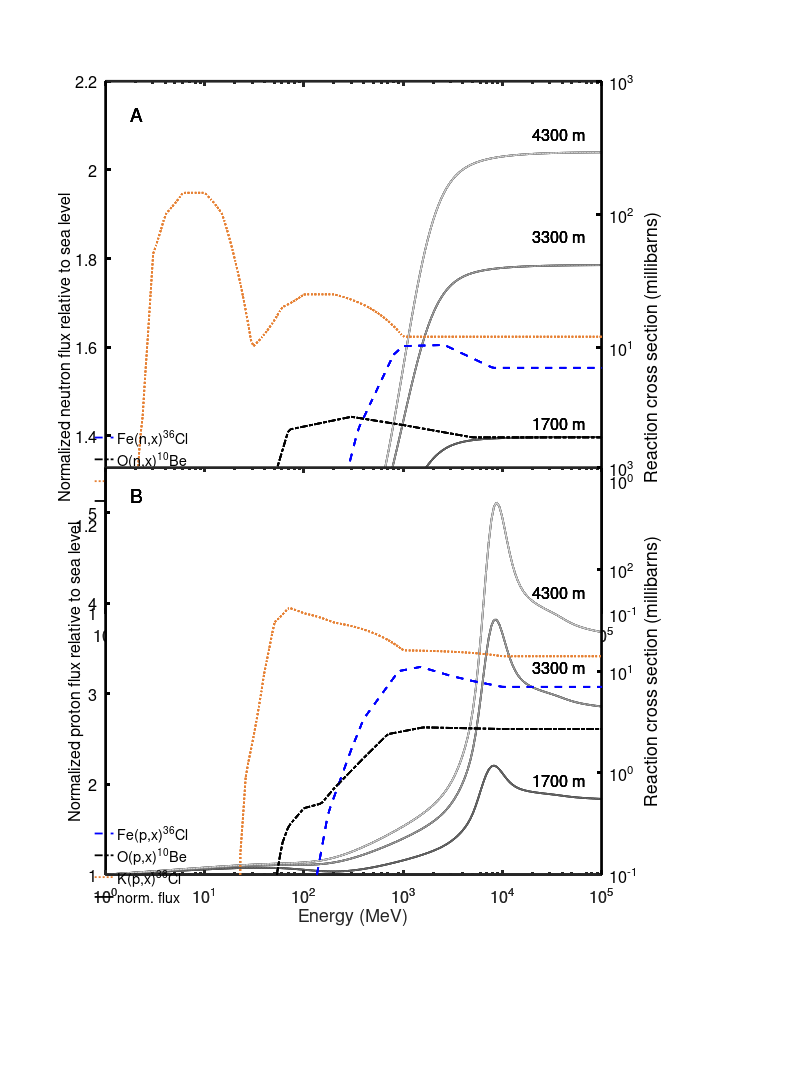

Reproduce this figure in MATLAB.
function [] = Fluxes_Plot()

%Makes Figure 1, a plot of normalized particles fluxes and excitation functions
clf

% Some parameters, note that Rc and SPhi are averages for last 21000 years
% at the Sierra Nevada locations.

  Rc = 6.3 % cutoff rigidity
  s = 462 % SPhi
  w = 0.066 % water content of the ground
  nuclide = 56

load consts_LSD.mat;

%%%%%%%%%%%%%%%%%%%%%%%%%%%%%%%%%%%%%%%%%%%%%%%%%%%%%%%%%%%%%%%%%%%%%%%%%%%%%%%%
%%%%%%%%%%%%%%%%%%%%%%%%%%%%% Neutrons %%%%%%%%%%%%%%%%%%%%%%%%%%%%%%%%%%%%%%%%%
%%%%%%%%%%%%%%%%%%%%%%%%%%%%%%%%%%%%%%%%%%%%%%%%%%%%%%%%%%%%%%%%%%%%%%%%%%%%%%%%

%Define pressures that we will plot
pressures = [1033,830.9,683.2,603.0]
%setup subplot for neutrons
subplot(2,1,1);

h = subplot(2,1,1);
p = get(h, 'position')
p(3) = .8
%p(4) = .225*1200/900
set(h, 'position', p);

for i = 1:4

  h = pressures(1,i)

% The next section is from Lifton et al. (2014):

%%%%%%%%%%%%%%%%%%%%%%%%%%%%%%%%%%%%%%%%%%%%%%%%%%%%%%%%%%%%%%%%%%%%%%%%%%%%%%%%
% Sato et al. (2008) Neutron Spectrum
% Analytical Function Approximation (PARMA)
% Implemented in MATLAB by Nat Lifton, 2013
% Purdue University, nlifton@purdue.edu

% Copyright 2013, Purdue University
% All rights reserved
% Developed in part with funding from the National Science Foundation.
%
% This program is free software; you can redistribute it and/or modify
% it under the terms of the GNU General Public License, version 3,
% as published by the Free Software Foundation (www.fsf.org).

x = h.*1.019716; % Convert pressure (hPa) to atm depth (g/cm2)

% E = logspace(-8,5,1000);
E = logspace(0,5.3010,200);
% E = [1.1295 11.295 112.95 1129.5 11295];

% Flatten low rigidities.

lowRc = find(Rc < 1.0);
Rc(lowRc) = 1.0 + zeros(size(lowRc));

%nflux = zeros(length(Rc));

%w = 0.2; % water content, from 0-1
%s = 1700;
%Rc = 12;
%x = 1030;
Et = 2.5e-8; % Thermal Neutron Energy in MeV

% Integrated neutron flux <15 MeV

smin = 400; %units of MV
smax = 1200; %units of MV

a6 = 1.8882e-4;
a7 = 4.4791e-1;
a8 = 1.4361e-3;
a12 = 1.4109e-2;

b11min = 2.5702e1;
b11max = -6.9221;
b12min = -5.0931e-1;
b12max = 1.1336;
b13min= 7.4650;
b13max = 2.6961e1;
b14min = 1.2313e1;
b14max = 1.1746e1;
b15min = 1.0498;
b15max = 2.6171;
b21min = 6.5143e-3;
b21max = 5.3211e-3;
b22min = 3.3511e-5;
b22max = 8.4899e-5;
b23min = 9.4415e-4;
b23max = 2.0704e-3;
b24min = 1.2088e1;
b24max = 1.1714e1;
b25min = 2.7782;
b25max = 3.8051;
b31min = 9.8364e-1;
b31max = 9.7536e-1;
b32min = 1.4964e-4;
b32max = 6.4733e-4;
b33min = -7.3249e-1;
b33max = -2.2750e-1;
b34min = -1.4381;
b34max = 2.0713;
b35min = 2.7448;
b35max = 2.1689;
b41min = 8.8681e-3;
b41max = 9.1435e-3;
b42min = -4.3322e-5;
b42max = -6.4855e-5;
b43min = 1.7293e-2;
b43max = 5.8179e-3;
b44min = -1.0836;
b44max = 1.0168;
b45min = 2.6602;
b45max = 2.4504;

b121 = 9.31e-1;
b122 = 3.70e-2;
b123 = -2.02;
b124 = 2.12;
b125 = 5.34;
b131 = 6.67e-4;
b132 = -1.19e-5;
b133 = 1.00e-4;
b134 = 1.45;
b135 = 4.29;

% Basic Spectrum

b51 = 9.7337e-4;
b52 = -9.6635e-5;
b53 = 1.2121e-2;
b54 = 7.1726;
b55 = 1.4601;
b91 = 5.7199e2;
b92 = 7.1293;
b93 = -1.0703e2;
b94 = 1.8538;
b95 = 1.2142;
b101 = 6.8552e-4;
b102 = 2.7136e-5;
b103 = 5.7823e-4;
b104 = 8.8534;
b105 = 3.6417;
b111 = -5.0800e-1;
b112 = 1.4783e-1;
b113 = 1.0068;
b114 = 9.1556;
b115 = 1.6369;

c1 = 2.3555e-1; % lethargy^-1
c2 = 2.3779; % MeV
c3 = 7.2597e-1;
c5 = 1.2391e2; % MeV
c6 = 2.2318; % MeV
c7 = 1.0791e-3; % lethargy^-1
c8 = 3.6435e-12; % MeV
c9 = 1.6595;
c10 = 8.4782e-8; % MeV
c11 = 1.5054;

% Ground-Level Spectrum

h31 = -2.5184e1;
h32 = 2.7298;
h33 = 7.1526e-2;
h51 = 3.4790e-1;
h52 = 3.3493;
h53 = -1.5744;

g1 = -0.023499;
g2 = -0.012938;
g3 = 10.^(h31 + h32./(w + h33));
g4 = 9.6889e-1;
g5 = h51 + h52.*w + h53.*(w.^2);

fG = 10.^(g1 + g2.*log10(E./g3).*(1-tanh(g4.*log10(E./g5))));

% Thermal Neutron Spectrum

h61 = 1.1800e-1;
h62 = 1.4438e-1;
h63 = 3.8733;
h64 = 6.5298e-1;
h65 = 4.2752e1;

g6 = (h61 + h62.*exp(-h63.*w))./(1 + h64.*exp(-h65.*w));

PhiT = g6.*((E./Et).^2).*exp(-E./Et);

% Total Ground-Level Flux

PhiB = zeros(1,length(E));
PhiG = zeros(1,length(E));
PhiGMev = zeros(1,length(E));
p10n = zeros(1,length(E));
p14n = zeros(1,length(E));
p26n = zeros(1,length(E));
p3n = zeros(1,length(E));
p36Can = zeros(1,length(E));
p36Kn = zeros(1,length(E));
p36Tin = zeros(1,length(E));
p36Fen = zeros(1,length(E));

for a = 1:length(Rc)

    a1min = b11min + b12min.*Rc(a) + b13min./(1 + exp((Rc(a) - b14min)./b15min));
    a1max = b11max + b12max.*Rc(a) + b13max./(1 + exp((Rc(a) - b14max)./b15max));
    a2min = b21min + b22min.*Rc(a) + b23min./(1 + exp((Rc(a) - b24min)./b25min));
    a2max = b21max + b22max.*Rc(a) + b23max./(1 + exp((Rc(a) - b24max)./b25max));
    a3min = b31min + b32min.*Rc(a) + b33min./(1 + exp((Rc(a) - b34min)./b35min));
    a3max = b31max + b32max.*Rc(a) + b33max./(1 + exp((Rc(a) - b34max)./b35max));
    a4min = b41min + b42min.*Rc(a) + b43min./(1 + exp((Rc(a) - b44min)./b45min));
    a4max = b41max + b42max.*Rc(a) + b43max./(1 + exp((Rc(a) - b44max)./b45max));

    a5 = b51 + b52.*Rc(a) + b53./(1 + exp((Rc(a) - b54)./b55));
    a9 = b91 + b92.*Rc(a) + b93./(1 + exp((Rc(a) - b94)./b95));
    a10 = b101 + b102.*Rc(a) + b103./(1 + exp((Rc(a) - b104)./b105));
    a11 = b111 + b112.*Rc(a) + b113./(1 + exp((Rc(a) - b114)./b115));

    b5 = b121 + b122.*Rc(a) + b123./(1 + exp((Rc(a) - b124)./b125));
    b6 = b131 + b132.*Rc(a) + b133./(1 + exp((Rc(a) - b134)./b135));

    c4 = a5 + a6.*x./(1 + a7.*exp(a8.*x)); % lethargy^-1
    c12 = a9.*(exp(-a10.*x) + a11.*exp(-a12.*x)); % MeV

    PhiLmin = a1min.*(exp(-a2min.*x) - a3min.*exp(-a4min.*x)); %length of Rc
    PhiLmax = a1max.*(exp(-a2max.*x) - a3max.*exp(-a4max.*x)); %length of Rc

    f3 = b5 + b6.*x;
    f2 = (PhiLmin - PhiLmax)./(smin.^f3 - smax.^f3);
    f1 = PhiLmin - f2.*smin.^f3;

    PhiL = f1 + f2.*s(a).^f3;

    PhiB = (c1.*(E./c2).^c3).*exp(-E./c2) + c4.*exp((-(log10(E) - log10(c5)).^2)./(2.*(log10(c6)).^2))...
    + c7.*log10(E./c8).*(1 + tanh(c9.*log10(E./c10))).*(1 - tanh(c11.*log10(E./c12)));

    PhiG = PhiL.*(PhiB.*fG + PhiT);
    PhiGMev = PhiG./E;

    clipindex = find(E <= 1, 1, 'last' ); %Make sure the clip index is consistent with the definition of E above

end

N.E = E;
N.PhiG(i,:) = PhiG./PhiG(1,1);

%%%%%%%%%%%%%%%%%%%%%%%%%%%%%%%%%%%%%%%%%%%%%%%%%%%%%%%%%%%%%%%%%%%%%%%%%%%%%%%%

%Plot the neutron spectra and excitation functions
hold on
box on

  [AX1,H1,H2] = plotyy(E,PhiG./PhiG(1,1)./N.PhiG(1,:),E,consts.FenxCl36,@semilogx,@semilogy);
 set(AX1(2),'fontsize',18,'ycolor','k')
 set(H2,'linestyle',':','linewidth',2,'color','b','linestyle','--')
 set(H1,'linewidth',2,'color',[.5,.5,.5])

 [AX2,H1,H5] = plotyy(E,PhiG./PhiG(1,1)./N.PhiG(1,:),E,consts.O16nxBe10,@semilogx,@semilogx);
 set(H1,'linewidth',2,'color','k')
 set(H5,'linewidth',2,'color','k','linestyle','-.')

  [AX2,H3,H4] = plotyy(E,PhiG./PhiG(1,1)./N.PhiG(1,:),E,consts.KnxCl36,@semilogx,@semilogx);
 set(AX2(1),'ycolor',[0,0,0],'fontsize',18,'XMinorTick','on','linewidth',3)
 set(AX2(2),'ycolor','k','fontsize',18,'XMinorTick','on','linewidth',3)
 set(H4,'linestyle',':','linewidth',2,'color',[.9,.5,.2])
 set(H3,'linewidth',2,'color',i*[.2,.2,.2])
 set(AX2(1),'YLim',[1 2.2])
 set(AX2(2),'YLim',[.1 1000])
 set(AX2,'XLim',[0 100000])

 xlabel('Energy (MeV)','fontsize',20)
 ylabel(AX1(1),'Normalized neutron flux relative to sea level','fontsize',18)
 ylabel(AX1(2),'Reaction cross section (millibarns)')
 h1 = legend([H2,H5,H4,H1],'Fe(n,x)^{36}Cl','O(n,x)^{10}Be','K(n,x)^{36}Cl','norm. flux','Location','southwest','fontsize',16)
 legend boxoff
 set(h1,'position',[.075,.453,0,0])
 text(20000,2.08,'4300 m','fontsize',18)
 text(20000,1.85,'3300 m','fontsize',18)
 text(20000,1.43,'1700 m','fontsize',18)
 text(1.8,2.125,'A','fontsize',21)


end

%%%%%%%%%%%%%%%%%%%%%%%%%%%%%%%%%%%%%%%%%%%%%%%%%%%%%%%%%%%%%%%%%%%%%%%%%%%%%%%%
%%%%%%%%%%%%%%%%%%%%%%%%%%%%% Protons %%%%%%%%%%%%%%%%%%%%%%%%%%%%%%%%%%%%%%%%%%
%%%%%%%%%%%%%%%%%%%%%%%%%%%%%%%%%%%%%%%%%%%%%%%%%%%%%%%%%%%%%%%%%%%%%%%%%%%%%%%%

%Define pressures
pressures = [1033,830.9,683.2,603.0]
%Setup second subplot
subplot(2,1,2);

%Adjust position of subplots
h = subplot(2,1,2);
p = get(h, 'position')
p(2) = p(2) + 0.325;
p(3) = .8
p(4) = 1.35*.06*1200/775
set(h, 'position', p);

%loop over pressures
for i = 1:4

  h = pressures(1,i)

% Sato et al. (2008) Neutron Spectrum
% Analytical Function Approximation (PARMA)
% Implemented in MATLAB by Nat Lifton, 2013
% Purdue University, nlifton@purdue.edu

% Copyright 2013, Purdue University
% All rights reserved
% Developed in part with funding from the National Science Foundation.
%
% This program is free software; you can redistribute it and/or modify
% it under the terms of the GNU General Public License, version 3,
% as published by the Free Software Foundation (www.fsf.org).

x = h.*1.019716; % Convert pressure (hPa) to atm depth (g/cm2)

E = logspace(0,5.3010,200);
% E = [1.1295 11.295 112.95 1129.5 11295];

A = 1;
Z = 1;
Ep = 938.27; % Rest mass of a proton
U = (4-1.675).*pi.*A./Z.*1e-7; % Unit conversion factor

% Flatten low rigidities.

lowRc = find(Rc < 1.0);
Rc(lowRc) = 1.0 + zeros(size(lowRc));

% Primary spectrum

smin = 400; %units of MV
smax = 1200; %units of MV

a1 = 2.1153;
a2 = 4.4511e-1;
a3 = 1.0064e-2;
a4 = 3.9564e-2;
a5 = 2.9236;
a6 = 2.7076;
a7 = 1.2663e4;
a8 = 4.8288e3;
a9 = 3.2822e4;
a10 = 7.4378e3;
a11 = 3.4643;
a12 = 1.6752;
a13 = 1.3691;
a14 = 2.0665;
a15 = 1.0833e2;
a16 = 2.3013e3;

Etoa = E + a1.*x;
Rtoa = 0.001.*sqrt((A.*Etoa).^2 + 2.*A.*Ep.*Etoa)./Z;

Elis = zeros(1,length(E));
Beta = zeros(1,length(E));
Rlis = zeros(1,length(E));
phiTOA = zeros(1,length(E));
phiLIS = zeros(1,length(E));
phiSec = zeros(1,length(E));
phiPtot = zeros(1,length(E));
p10p = zeros(1,length(E));

% Secondary Spectrum

c11 = 1.2560;
c12 = 3.2260e-3;
c13 = -4.8077e-6;
c14 = 2.2825e-9;
c21 = 4.3783e-1;
c22 = -5.5759e-4;
c23 = 7.8388e-7;
c24 = -3.8671e-10;
c31 = 1.8102e-4;
c32 = -5.1754e-7;
c33 = 7.5876e-10;
c34 = -3.8220e-13;
c41 = 1.7065;
c42 = 7.1608e-4;
c43 = -9.3220e-7;
c44 = 5.2665e-10;

b1 = c11 + c12.*x + c13.*x.^2 + c14.*x.^3;
b2 = c21 + c22.*x + c23.*x.^2 + c24.*x.^3;
b3 = c31 + c32.*x + c33.*x.^2 + c34.*x.^3;
b4 = c41 + c42.*x + c43.*x.^2 + c44.*x.^3;

h11min = 2.4354e-3;
h11max = 2.5450e-3;
h12min = -6.0339e-5;
h12max = -7.1807e-5;
h13min= 2.1951e-3;
h13max = 1.4580e-3;
h14min = 6.6767;
h14max = 6.9150;
h15min = 9.3228e-1;
h15max = 9.9366e-1;
h21min = 7.7872e-3;
h21max = 7.6828e-3;
h22min = -9.5771e-6;
h22max = -2.4119e-6;
h23min = 6.2229e-4;
h23max = 6.6411e-4;
h24min = 7.7842;
h24max = 7.7461;
h25min = 1.8502;
h25max = 1.9431;
h31min = 9.6340e-1;
h31max = 9.7353e-1;
h32min = 1.5974e-3;
h32max = 1.0577e-3;
h33min = -7.1179e-2;
h33max = -2.1383e-2;
h34min = 2.2320;
h34max = 3.0058;
h35min = 7.8800e-1;
h35max = 9.1845e-1;
h41min = 7.8132e-3;
h41max = 7.3482e-3;
h42min = 9.7085e-11;
h42max = 2.5598e-5;
h43min = 8.2392e-4;
h43max = 1.2457e-3;
h44min = 8.5138;
h44max = 8.1896;
h45min = 2.3125;
h45max = 2.9368;

h51 = 1.9100e-1;
h52 = 7.0300e-2;
h53 = -6.4500e-1;
h54 = 2.0300;
h55 = 1.3000;
h61 = 5.7100e-4;
h62 = 6.1300e-6;
h63 = 5.4700e-4;
h64 = 1.1100;
h65 = 8.3700e-1;

% Combine primary and secondary spectra

for a = 1:length(Rc)
    Elis = Etoa + s(a).*Z./A;
    Beta = sqrt(1-(Ep./(Ep + Elis.*A)).^2); % Particle speed relative to light
    Rlis = 0.001.*sqrt((A.*Elis).^2 + 2.*A.*Ep.*Elis)./Z;
    C = a7 + a8./(1 + exp((Elis - a9)./a10));

    phiTOA = (C.*(Beta.^a5)./(Rlis.^a6)).*(Rtoa./Rlis).^2;
    phiPri = (U./Beta).*phiTOA.*(a2.*exp(-a3.*x) + (1 - a2).*exp(-a4.*x));

    g1min = h11min + h12min.*Rc(a) + h13min./(1 + exp((Rc(a) - h14min)./h15min));
    g1max = h11max + h12max.*Rc(a) + h13max./(1 + exp((Rc(a) - h14max)./h15max));
    g2min = h21min + h22min.*Rc(a) + h23min./(1 + exp((Rc(a) - h24min)./h25min));
    g2max = h21max + h22max.*Rc(a) + h23max./(1 + exp((Rc(a) - h24max)./h25max));
    g3min = h31min + h32min.*Rc(a) + h33min./(1 + exp((Rc(a) - h34min)./h35min));
    g3max = h31max + h32max.*Rc(a) + h33max./(1 + exp((Rc(a) - h34max)./h35max));
    g4min = h41min + h42min.*Rc(a) + h43min./(1 + exp((Rc(a) - h44min)./h45min));
    g4max = h41max + h42max.*Rc(a) + h43max./(1 + exp((Rc(a) - h44max)./h45max));

    phiPmin = g1min.*(exp(-g2min.*x) - g3min.*exp(-g4min.*x)); %length of Rc
    phiPmax = g1max.*(exp(-g2max.*x) - g3max.*exp(-g4max.*x)); %length of Rc

    g5 = h51 + h52.*Rc(a) + h53./(1 + exp((Rc(a) - h54)./h55));
    g6 = h61 + h62.*Rc(a) + h63./(1 + exp((Rc(a) - h64)./h65));

    f3 = g5 + g6.*x;
    f2 = (phiPmin - phiPmax)./(smin.^f3 - smax.^f3);
    f1 = phiPmin - f2.*smin.^f3;

    phiP = f1 + f2.*s(a).^f3;

    phiSec = (phiP.*b1.*E.^b2)./(1 + b3.*E.^b4);

    Ec = (sqrt((1000.*Rc(a).*Z).^2 + Ep.^2) - Ep)./A;
    Es = a13.*(Ec - a14.*x);
    Es1 = max(a15,Es);
    Es2 = max(a16,Es);

    phiPtot = phiPri.*(tanh(a11.*(E./Es1 - 1)) + 1)./2 + ...
        phiSec.*(tanh(a12.*(1 - E./Es2)) + 1)./2;

    clipindex = find(E <= 1, 1, 'last' ); %Make sure the clip index is consistent with the definition of E above

end

P.E = E;
P.phiPtot(i,:) = phiPtot./phiPtot(1,1);

%%%%%%%%%%%%%%%%%%%%%%%%%%%%%%%%%%%%%%%%%%%%%%%%%%%%%%%%%%%%%%%%%%%%%%%%%%%%%%%%

%Plot protons spectra and excitation functions
hold on
box on

  [AX1,H1,H2] = plotyy(E,phiPtot./phiPtot(1,1)./P.phiPtot(1,:),E,consts.FepxCl36,@semilogx,@semilogy);
 set(H1,'linewidth',2,'color',[.5,.5,.5])
 set(H2,'linestyle',':','linewidth',2,'color','b','linestyle','--')

  [AX2,H1,H5] = plotyy(E,phiPtot./phiPtot(1,1)./P.phiPtot(1,:),E,consts.O16pxBe10,@semilogx,@semilogx);
 set(H1,'linestyle','-','linewidth',2,'color','k')
 set(H5,'linewidth',2,'color','k','linestyle','-.')

  [AX2,H3,H4] = plotyy(E,phiPtot./phiPtot(1,1)./P.phiPtot(1,:),E,consts.KpxCl36,@semilogx,@semilogx);
 set(AX2(1),'ycolor',[0,0,0],'fontsize',18,'XMinorTick','on','linewidth',3)
 set(AX2(2),'ycolor','k','fontsize',18,'XMinorTick','on','linewidth',3)
 set(H4,'linestyle',':','linewidth',2,'color',[.9,.5,.2])
 set(H3,'linewidth',2,'color',i*[.2,.2,.2])
 set(AX2(1),'YLim',[1 5.5])
 set(AX2(2),'YLim',[.1 1000])
 set(AX2,'XLim',[0 100000])
 xlabel('Energy (MeV)','fontsize',20)
 ylabel(AX1(1),'Normalized proton flux relative to sea level','fontsize',18)
 ylabel(AX1(2),'Reaction cross section (millibarns)')
 h1 = legend([H2,H5,H4,H1],'Fe(p,x)^{36}Cl','O(p,x)^{10}Be','K(p,x)^{36}Cl','norm. flux','Location','southwest','fontsize',16)
 set(h1,'position',[.075,.0875,0,0])
 legend boxoff

 text(20000,4.12,'4300 m','fontsize',18)
 text(20000,3.3,'3300 m','fontsize',18)
 text(20000,2.05,'1700 m','fontsize',18)
 text(1.8,5.2,'B','fontsize',21)


end

%Print results

set(gcf, "paperunits", "points", "papersize", [900, 1200], 'PaperPosition', [0 0 900 1200]);
%print -dpdf -color Normalized_Fluxes.pdf
print -dpng -color Plot_Normalized_Fluxes.png


